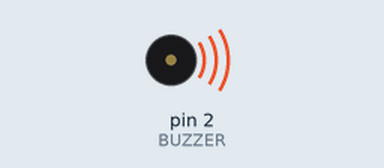
A sketch run on a simulated Arduino Uno, built with avr-gcc and run on an emulated ATmega328P. Parts: buzzer (waves = sounding, pin HIGH).

Above: at 0.2 s.
At 6.25 s:
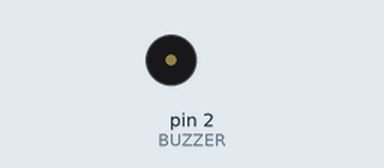
Timing chart, 0 to 6.6 s (numbered marks = the images above):
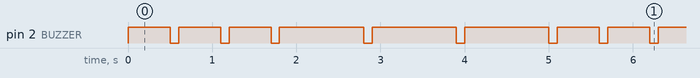

Measured:
- by itself, pin 2 (BUZZER): repeats every 5.1 s: 2 × (LOW 0.10 s, HIGH 0.50 s), 3 × (LOW 0.10 s, HIGH 1.0 s), LOW 0.10 s, HIGH 0.50 s
- by itself, everything shown: repeats every 5.1 s, in 12 steps

The sketch:

SOS_BUzzer.ino
```cpp
const int BUZZER = 2;

void setup() {
  // put your setup code here, to run once:
  pinMode(BUZZER, OUTPUT);
}

void loop() {
  // put your main code here, to run repeatedly:
  for (int i = 0; i < 3; i++){
    digitalWrite(BUZZER, HIGH);
    delay(500);
    digitalWrite(BUZZER, LOW);
    delay(100);
  }
  for (int i = 0; i < 3; i++){
    digitalWrite(BUZZER, HIGH);
    delay(1000);
    digitalWrite(BUZZER, LOW);
    delay(100);
  }
}
```
